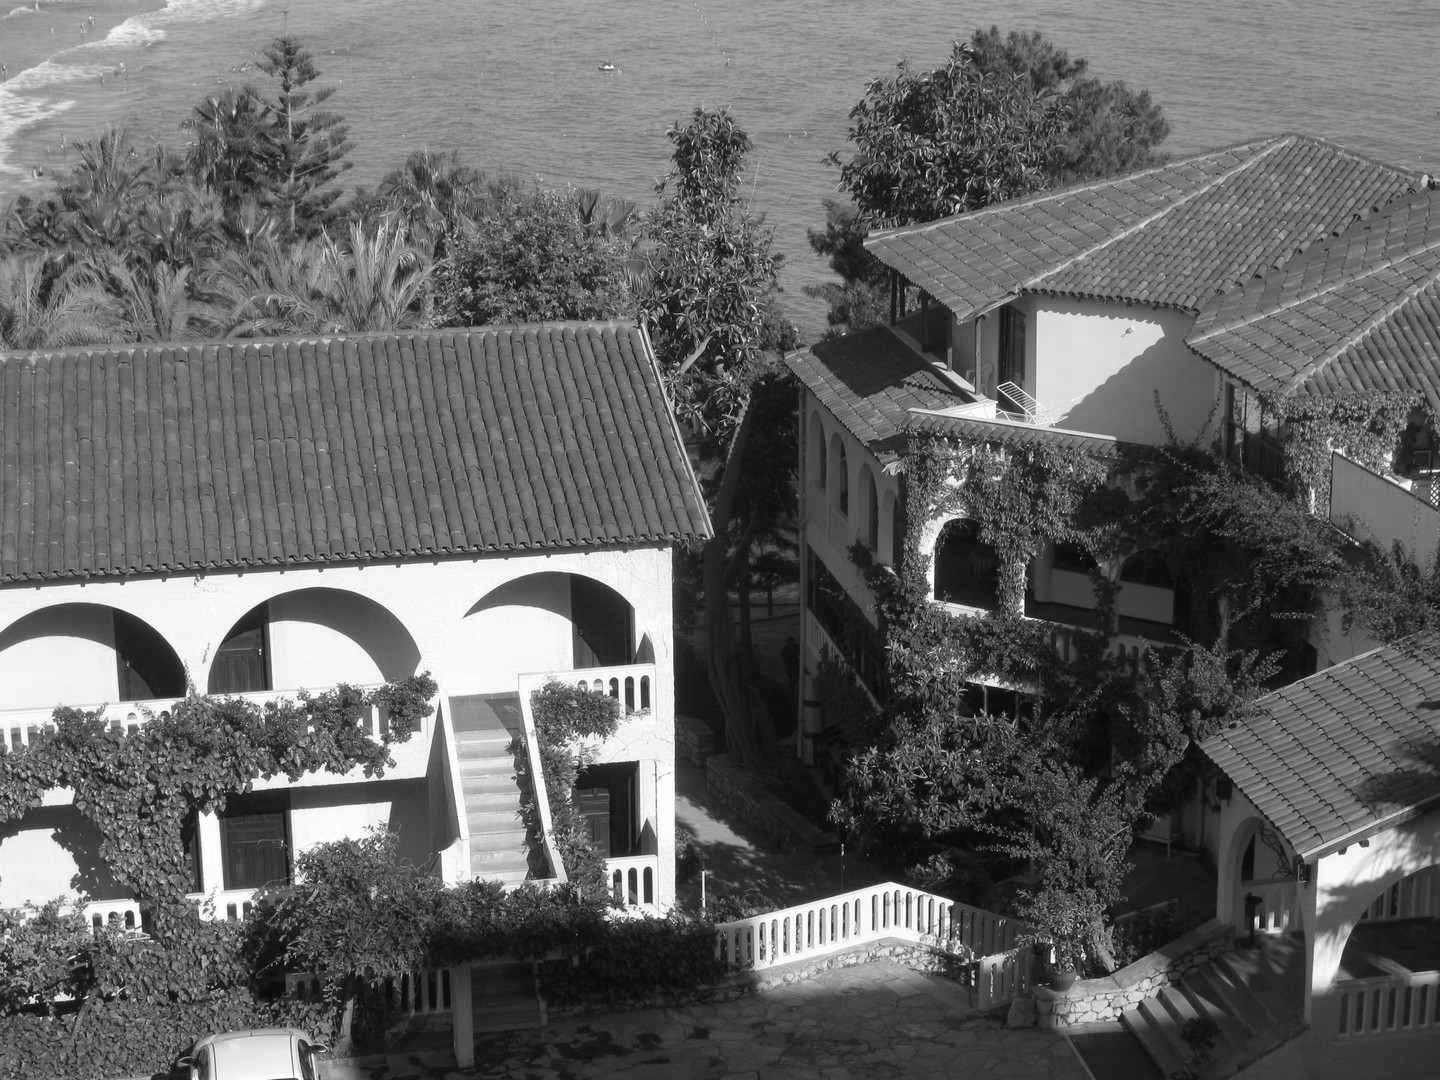

This chart was generated by the following Python code:
import random
from PIL import Image, ImageDraw

image = Image.open("../roof.jpg")
draw = ImageDraw.Draw(image)
width  = image.size[0]
height = image.size[1]
pix = image.load()
for x in range(width):
        for y in range(height):
                r = pix[x, y][0]
                g = pix[x, y][1]
                b = pix[x, y][2]
                res = round((r + 6*g + 3*b)/10)
                draw.point((x, y), (res, res, res))
image.save("roofBW.jpg")
del draw
